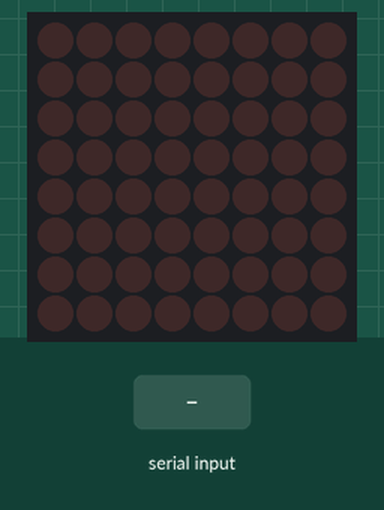
Simulated run of this sketch. Board: Arduino Uno, built with avr-gcc and run on an emulated ATmega328P. Shown: 8×8 LED matrix. Inputs (shaded band) come from the test bench.

Above: at 1.2 s.
1.3 s: "1\n" received over the second serial link
At 1.7 s:
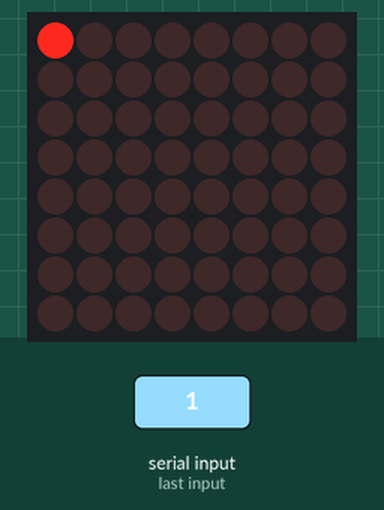
2.8 s: "clean\n" received over the second serial link
At 4.0 s:
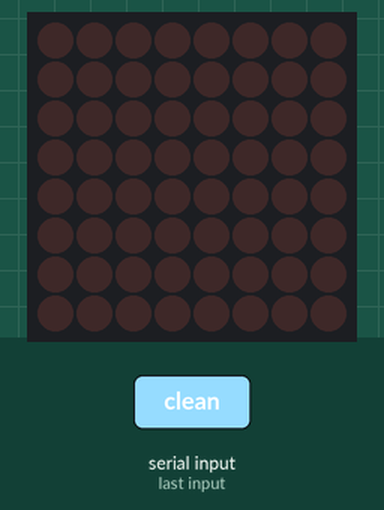
4.3 s: "0\n" received over the second serial link
Timing chart, 0 to 7.3 s (numbered marks = the images above; inputs shaded):
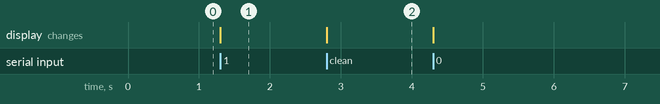

The sketch:

arduino.sketch.ino
```cpp
#include <SoftwareSerial.h>
#include <LedControl.h>

LedControl lc = LedControl(12, 11, 10, 1); // DIN, CLK, CS, Device
SoftwareSerial BT(3, 2); // 3 RX, 2 TX
String pictureData = "";

void setup() {
  BT.begin(9600);
  lc.setIntensity(0, 2);
  lc.clearDisplay(0);
  lc.shutdown(0, true);
}

void loop() {
  if (BT.available()) {
    char character = BT.read();
    if (character != '\n') {
      pictureData.concat(character);
    } else {
      action();
    }
  }
}

void action() {
  if (pictureData == "clean") {
    clean();
  } else {
    draw();
  }
}

void draw() {
  lc.shutdown(0, false);
  lc.clearDisplay(0);

  int total = pictureData.length();
  int byLine = (int)sqrt(total);
  for(int i = 0; i < total; i++) {
    boolean data = pictureData.charAt(i) == '1' ? true : false;
    int row = i / byLine;
    int col = i % byLine;
    lc.setLed(0, row, col, data);
  }
  pictureData = "";
}

void clean() {
  lc.clearDisplay(0);
  lc.shutdown(0, true);
  pictureData = "";
}
```

Measured:
- after the input at 1.3 s, the display: changes at once (image 1)
- after the input at 2.8 s, the display: changes at once (image 2)
